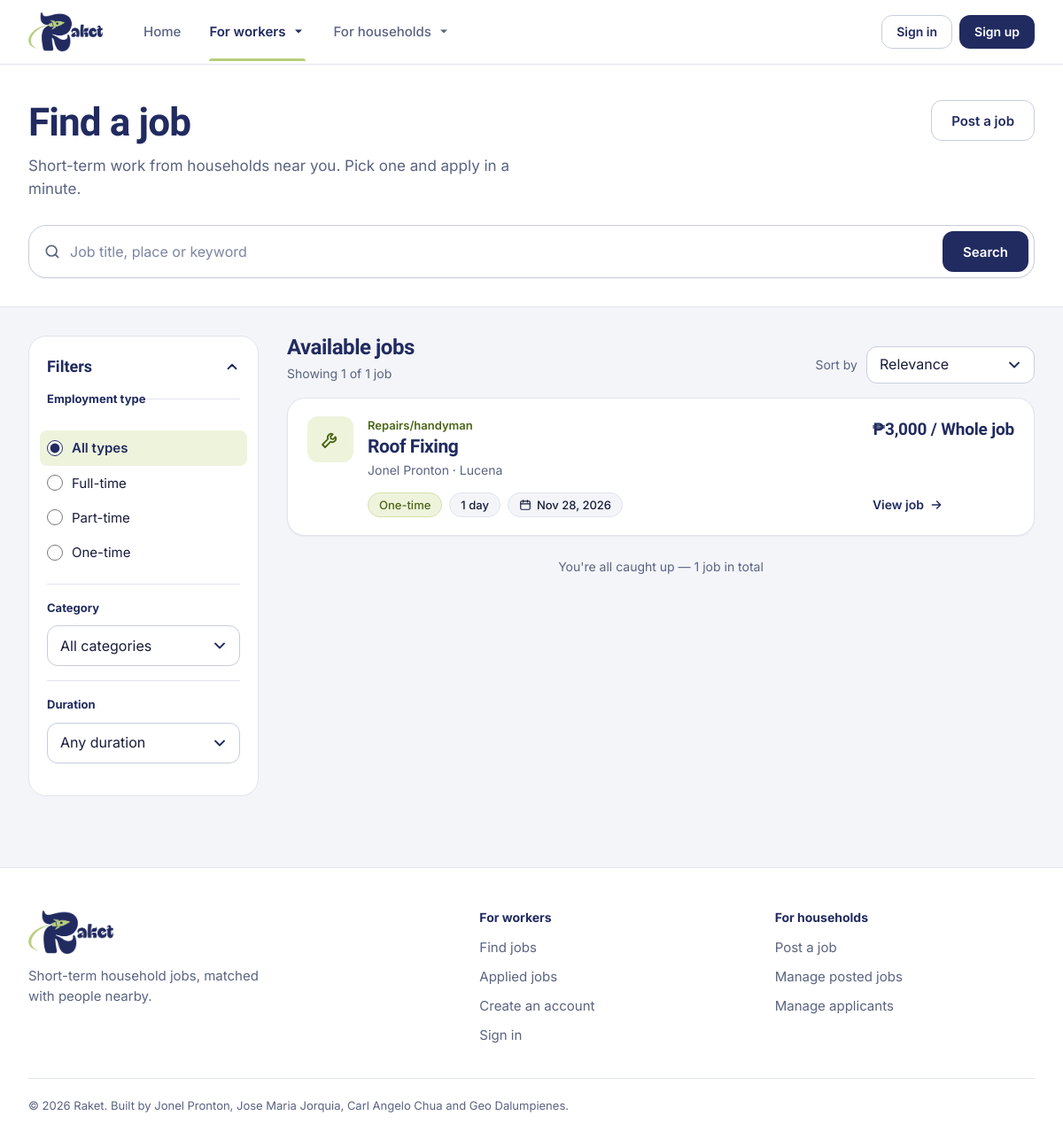
Screenshot of /jobs/ with the database file from the repository.
### jobs/models.py (models this page shows, shortened)
class Job(models.Model):
    class Category(models.TextChoices):
        HOUSE_CLEANING = "house_cleaning", "House cleaning"
        BABYSITTER = "babysitter", "Babysitter"
        COOK = "cook_kitchen_helper", "Cook/kitchen helper"
        LAUNDRY = "laundry", "Laundry"
        GARDENING = "gardening", "Gardening"
        DRIVER = "driver_delivery", "Driver/delivery"
        ERRANDS = "errands", "Errands"
        REPAIRS = "repairs", "Repairs/handyman"
        OTHER = "other", "Other"
    class Schedule(models.TextChoices):
        MORNING = "morning", "Morning (6 AM - 12 PM)"
        AFTERNOON = "afternoon", "Afternoon (12 PM - 6 PM)"
        EVENING = "evening", "Evening (6 PM - 10 PM)"
        WHOLE_DAY = "whole_day", "Whole day"
        FLEXIBLE = "flexible", "Flexible"
    class Employment(models.TextChoices):
        FULL_TIME = "full_time", "Full-time"
        PART_TIME = "part_time", "Part-time"
        ONE_TIME = "one_time", "One-time"
    class Duration(models.TextChoices):
        ONE_DAY = "one_day", "1 day"
        FEW_DAYS = "few_days", "2-6 days"
        ONE_TWO_WEEKS = "one_two_weeks", "1-2 weeks"
        UP_TO_MONTH = "up_to_month", "Up to 1 month"
        ONGOING = "ongoing", "Ongoing"
    class PayPeriod(models.TextChoices):
        DAY = "day", "Day"
        HOUR = "hour", "Hour"
        JOB = "job", "Whole job"
    class Status(models.TextChoices):
        ACTIVE = "active", "Active"
        CLOSED = "closed", "Closed"
    posted_by = models.ForeignKey(
        settings.AUTH_USER_MODEL,
        on_delete=models.SET_NULL,
        null=True,
        blank=True,
        related_name="posted_jobs",
    )
    title = models.CharField(max_length=120)
    category = models.CharField(max_length=30, choices=Category.choices)
    description = models.TextField()
    location = models.CharField(max_length=150)
    work_date = models.DateField()
    work_schedule = models.CharField(max_length=20, choices=Schedule.choices)
    employment_type = models.CharField(max_length=20, choices=Employment.choices)
    duration = models.CharField(max_length=20, choices=Duration.choices)
    estimated_payment = models.DecimalField(
        max_digits=10, decimal_places=2, help_text="Pesos"
    )
    max_payment = models.DecimalField(
        max_digits=10,
        decimal_places=2,
        null=True,
        blank=True,
        help_text="Upper end of a pay range (e.g. 500 - 900 a day). Optional.",
    )
    pay_period = models.CharField(max_length=10, choices=PayPeriod.choices)
    number_of_workers = models.PositiveSmallIntegerField(
        validators=[MinValueValidator(1)]
    )
    requirements = models.TextField(
        blank=True, help_text="One qualification per line (shown as bullets)."
    )
    experience = models.CharField(max_length=100, blank=True)
    industry = models.CharField(max_length=150, blank=True)
    how_to_apply = models.TextField(blank=True)
    status = models.CharField(
        max_length=10, choices=Status.choices, default=Status.ACTIVE, db_index=True
    )
    created_at = models.DateTimeField(auto_now_add=True)
    updated_at = models.DateTimeField(auto_now=True)
    objects = JobQuerySet.as_manager()
    class Meta:
        ordering = ["-created_at"]
    @property
    def household_name(self):
        return display_name(self.posted_by)
    @property
    def payment_amount(self):
        text = f"₱{_peso(self.estimated_payment)}"
        if self.max_payment is not None:
            text += f" - {_peso(self.max_payment)}"
        return text

### accounts/models.py (models this page shows, shortened)
class Profile(models.Model):
    class Role(models.TextChoices):
        SEEKER = "job_seeker", "Job Seeker"
        PROVIDER = "job_provider", "Job Provider"
    class Availability(models.TextChoices):
        FULL_TIME = "full_time", "Full-time"
        PART_TIME = "part_time", "Part-time"
        ONE_TIME = "one_time", "One-time"
    user = models.OneToOneField(
        settings.AUTH_USER_MODEL, on_delete=models.CASCADE, related_name="profile"
    )
    role = models.CharField(max_length=20, choices=Role.choices, default=Role.SEEKER)
    full_name = models.CharField(max_length=150)
    phone = models.CharField(max_length=20, blank=True)
    location = models.CharField(max_length=150, blank=True)
    bio = models.TextField(blank=True)
    skills = models.CharField(max_length=300, blank=True, help_text="Comma separated")
    availability = models.JSONField(default=list, blank=True)
    resume = models.FileField(upload_to=resume_upload_path, blank=True)
    created_at = models.DateTimeField(auto_now_add=True)

### jobs/views.py (the view, shortened to what this page needs)
# urls.py: path('jobs/', views.job_list, name='job_list'),
def job_list(request):
    params = request.GET
    q = params.get("q", "").strip()
    category = clean_choice(params.get("category"), Job.Category.choices)
    employment_type = clean_choice(params.get("employment_type"), Job.Employment.choices)
    duration = clean_choice(params.get("duration"), Job.Duration.choices)
    sort = params.get("sort", "relevance")
    if sort not in PUBLIC_SORTS or sort not in SORT_LABELS:
        sort = "relevance"
    qs = browse_jobs(
        q=q,
        category=category,
        employment_type=employment_type,
        duration=duration,
        sort=sort,
    )
    page = Paginator(qs, JOBS_PER_PAGE).get_page(params.get("page"))
    active = {
        "q": q,
        "category": category,
        "employment_type": employment_type,
        "duration": duration,
        "sort": sort if sort != "relevance" else "",
    }
    page_query = urlencode({k: v for k, v in active.items() if v})
    labels = {
        "q": lambda v: f"“{v}”",
        "category": lambda v: dict(Job.Category.choices)[v],
        "employment_type": lambda v: dict(Job.Employment.choices)[v],
        "duration": lambda v: dict(Job.Duration.choices)[v],
    }
    active_filters = []
    for key, label in labels.items():
        if not active[key]:
            continue
    context = {
        "page": page,
        "jobs": page.object_list,
        "q": q,
        "category": category or "",
        "employment_type": employment_type or "",
        "duration": duration or "",
        "sort": sort,
        "categories": Job.Category.choices,
        "employment_types": Job.Employment.choices,
        "durations": Job.Duration.choices,
        "sorts": list(SORT_LABELS.items()),
        "page_query": page_query,
        "active_filters": active_filters,
        "has_filters": bool(q or category or employment_type or duration),
    }
    return render(request, "jobs/jobs.html", context)

### jobs/templates/jobs/jobs.html (shortened to what this page needs)
{% extends "base.html" %}
{% load static %}
{% block extra_head %}
  <link rel="stylesheet" href="{% static 'css/jobs.css' %}?v=6">
{% endblock %}
{% block content %}
<form method="get" id="job-filters" action="{% url 'jobs:job_list' %}">
  <header class="page-head">
    <div class="container">
      <div class="page-head__top">
        <div>
          <h1>Find a job</h1>
          <p class="page-head__sub">Short-term work from households near you. Pick one and apply in a minute.</p>
        </div>
        <a href="{% url 'jobs:post_job' %}" class="btn btn--ghost">Post a job</a>
      </div>
      <div class="search-bar" role="search">
        <svg class="search-bar__icon" width="20" height="20" viewBox="0 0 24 24" fill="none" stroke="currentColor" stroke-width="2" stroke-linecap="round" aria-hidden="true"><circle cx="11" cy="11" r="7"/><path d="M20 20l-4-4"/></svg>
        <input type="search" name="q" value="{{ q }}" class="search-bar__input" placeholder="Job title, place or keyword" aria-label="Search jobs">
        <button type="submit" class="btn btn--primary">Search</button>
      </div>
    </div>
  </header>
  <div class="container layout">
    <aside class="filters" aria-label="Filters">
      <details class="filters__box" open>
        <summary class="filters__summary">
          <span>Filters</span>
        </summary>
        <fieldset class="filter-group">
          <legend class="filter-title">Employment type</legend>
          <label class="option">
            <input type="radio" name="employment_type" value="" {% if not employment_type %}checked{% endif %}>
            <span>All types</span>
          </label>
          {% for value, label in employment_types %}
          <label class="option">
            <input type="radio" name="employment_type" value="{{ value }}" {% if employment_type == value %}checked{% endif %}>
            <span>{{ label }}</span>
          </label>
          {% endfor %}
        </fieldset>
        <div class="filter-group">
          <label class="filter-title" for="category">Category</label>
          <select name="category" id="category" class="select">
            <option value="">All categories</option>
          </select>
        </div>
        <div class="filter-group">
          <label class="filter-title" for="duration">Duration</label>
          <select name="duration" id="duration" class="select">
            <option value="">Any duration</option>
          </select>
        </div>
      </details>
    </aside>
    <section class="jobs" aria-labelledby="jobs-title">
      <div class="jobs-head">
        <div>
          <h2 id="jobs-title" class="jobs-head__title">Available jobs</h2>
          <p class="count" role="status">
            {% if page.paginator.count %}
              Showing {{ page.start_index }}{% if page.start_index != page.end_index %}–{{ page.end_index }}{% endif %} of {{ page.paginator.count }} job{{ page.paginator.count|pluralize }}
            {% else %}
              No jobs to show
            {% endif %}
          </p>
        </div>
        <div class="sort">
          <label for="sort">Sort by</label>
          <select name="sort" id="sort" class="select">
            {% for value, label in sorts %}
            <option value="{{ value }}" {% if sort == value %}selected{% endif %}>{{ label }}</option>
            {% endfor %}
          </select>
        </div>
      </div>
      <div class="job-list">
      {% for job in jobs %}
        {% include "includes/job_card.html" %}
      {% endfor %}
      </div>
      {% if page.paginator.count and not page.has_next %}
      <p class="caught-up">You're all caught up — {{ page.paginator.count }} job{{ page.paginator.count|pluralize }} in total</p>
      {% endif %}
    </section>
  </div>
</form>
{% endblock %}

### templates/includes/job_card.html
<article class="job-card">
  <span class="job-card__icon">{% include "includes/category_icon.html" with category=job.category %}</span>
  <div class="job-card__main">
    <p class="job-card__cat">{{ job.get_category_display }}</p>
    <h3 class="job-card__title">
      <a href="{% url 'jobs:job_detail' job.pk %}" class="job-card__link">{{ job.title }}</a>
    </h3>
    <p class="job-card__where">{{ job.household_name }} · {{ job.location }}</p>
  </div>
  <p class="job-card__rate">{{ job.payment_amount }} / {{ job.get_pay_period_display }}</p>
  <ul class="job-card__meta">
    <li class="chip chip--lime">{{ job.get_employment_type_display }}</li>
    <li class="chip">{{ job.get_duration_display }}</li>
    <li class="chip">
      <svg width="14" height="14" viewBox="0 0 24 24" fill="none" stroke="currentColor" stroke-width="2" stroke-linecap="round" stroke-linejoin="round" aria-hidden="true"><rect x="3" y="5" width="18" height="16" rx="2"/><path d="M3 10h18M8 3v4M16 3v4"/></svg>
      <span class="sr-only">Work date:</span>{{ job.work_date|date:"M j, Y" }}
    </li>
  </ul>
  <span class="job-card__cta" aria-hidden="true">View job
    <svg width="16" height="16" viewBox="0 0 24 24" fill="none" stroke="currentColor" stroke-width="2.2" stroke-linecap="round" stroke-linejoin="round"><path d="M5 12h14M13 6l6 6-6 6"/></svg>
  </span>
</article>

### templates/includes/category_icon.html
<svg class="cat-icon" width="24" height="24" viewBox="0 0 24 24" fill="none" stroke="currentColor" stroke-width="1.8" stroke-linecap="round" stroke-linejoin="round" aria-hidden="true" focusable="false">
{% if category == "house_cleaning" %}<path d="M12 3l1.8 5.2L19 10l-5.2 1.8L12 17l-1.8-5.2L5 10l5.2-1.8z"/><path d="M19 17v4M17 19h4"/>
{% elif category == "babysitter" %}<circle cx="12" cy="12" r="9"/><path d="M9 10v.01M15 10v.01"/><path d="M8.5 14.5a4.5 4.5 0 0 0 7 0"/>
{% elif category == "cook_kitchen_helper" %}<path d="M4 11h16v7a2 2 0 0 1-2 2H6a2 2 0 0 1-2-2z"/><path d="M2 11h20"/><path d="M8 7.5c0-1.2 1-1.3 1-2.5M12 7.5c0-1.2 1-1.3 1-2.5M16 7.5c0-1.2 1-1.3 1-2.5"/>
{% elif category == "laundry" %}<path d="M8 3L3 6l2 4 3-1v11h8V9l3 1 2-4-5-3a4 4 0 0 1-8 0z"/>
{% elif category == "gardening" %}<path d="M12 21v-9"/><path d="M12 12c0-4 3-6 7-6 0 4-3 6-7 6z"/><path d="M12 16c0-3-2-5-6-5 0 3 2 5 6 5z"/>
{% elif category == "driver_delivery" %}<path d="M2 6h11v10H2z"/><path d="M13 10h4l3 3v3h-7"/><circle cx="6" cy="18" r="2"/><circle cx="17" cy="18" r="2"/>
{% elif category == "errands" %}<path d="M5 8h14l-1 12H6z"/><path d="M9 8a3 3 0 0 1 6 0"/>
{% elif category == "repairs" %}<path d="M14.7 6.3a4 4 0 0 0-5.4 5.4L3 18l3 3 6.3-6.3a4 4 0 0 0 5.4-5.4l-2.6 2.6-2.4-.6-.6-2.4z"/>
{% else %}<path d="M3 8h18v11H3z"/><path d="M9 8V6a1 1 0 0 1 1-1h4a1 1 0 0 1 1 1v2"/><path d="M3 13h18"/>
{% endif %}
</svg>

### rows the page displays
Job: category "Repairs/handyman", title "Roof Fixing", household_name "Jonel Pronton", location "Lucena", payment_amount "₱3,000", pay_period "Whole job", employment_type "One-time", duration "1 day", work_date "Nov 28, 2026"

### other values shown
{{ label }} "Full-time" "Part-time" "One-time"
{{ page.start_index }} "1"
{{ page.paginator.count }} "1"
form field sort "Relevance"
